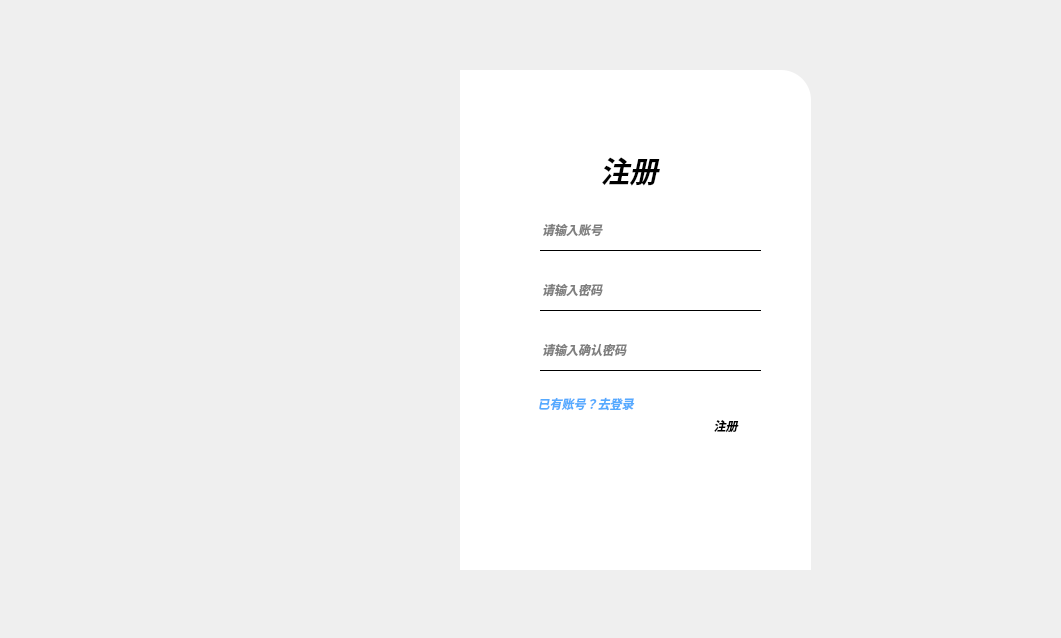
<?xml version="1.0" encoding="UTF-8"?>
<ui version="4.0">
 <class>MainWindow</class>
 <widget class="QMainWindow" name="MainWindow">
  <property name="geometry">
   <rect>
    <x>0</x>
    <y>0</y>
    <width>1061</width>
    <height>638</height>
   </rect>
  </property>
  <property name="font">
   <font>
    <weight>75</weight>
    <italic>true</italic>
    <bold>true</bold>
   </font>
  </property>
  <property name="windowTitle">
   <string>MainWindow</string>
  </property>
  <widget class="QWidget" name="centralwidget">
   <widget class="QLabel" name="label">
    <property name="geometry">
     <rect>
      <x>170</x>
      <y>70</y>
      <width>310</width>
      <height>500</height>
     </rect>
    </property>
    <property name="styleSheet">
     <string notr="true">border-image: url(:/img/img/asider.jpg);
border-bottom-left-radius:30px;</string>
    </property>
    <property name="text">
     <string/>
    </property>
   </widget>
   <widget class="QLabel" name="label_2">
    <property name="geometry">
     <rect>
      <x>460</x>
      <y>70</y>
      <width>351</width>
      <height>500</height>
     </rect>
    </property>
    <property name="styleSheet">
     <string notr="true">background-color: rgb(255, 255, 255);
border-top-right-radius: 30px</string>
    </property>
    <property name="text">
     <string/>
    </property>
   </widget>
   <widget class="QLabel" name="label_3">
    <property name="geometry">
     <rect>
      <x>600</x>
      <y>150</y>
      <width>81</width>
      <height>41</height>
     </rect>
    </property>
    <property name="font">
     <font>
      <family>Yu Gothic UI Semibold</family>
      <pointsize>22</pointsize>
      <weight>75</weight>
      <italic>true</italic>
      <bold>true</bold>
     </font>
    </property>
    <property name="text">
     <string>注册</string>
    </property>
   </widget>
   <widget class="QLineEdit" name="lineEdit">
    <property name="geometry">
     <rect>
      <x>540</x>
      <y>210</y>
      <width>221</width>
      <height>41</height>
     </rect>
    </property>
    <property name="styleSheet">
     <string notr="true">border:none;
background-color: rgb(255, 255, 255,0);
border-bottom:1px solid rgb(0, 0, 0);
color: rgb(0, 0, 0);
font: 9pt &quot;Arial&quot;;</string>
    </property>
    <property name="placeholderText">
     <string>请输入账号</string>
    </property>
    <property name="cursorMoveStyle">
     <enum>Qt::LogicalMoveStyle</enum>
    </property>
   </widget>
   <widget class="QLineEdit" name="lineEdit_2">
    <property name="geometry">
     <rect>
      <x>540</x>
      <y>270</y>
      <width>221</width>
      <height>41</height>
     </rect>
    </property>
    <property name="styleSheet">
     <string notr="true">border:none;
background-color: rgb(255, 255, 255,0);
border-bottom:1px solid rgb(0, 0, 0);
color: rgb(0, 0, 0);
font: 9pt &quot;Arial&quot;;</string>
    </property>
    <property name="echoMode">
     <enum>QLineEdit::Password</enum>
    </property>
    <property name="placeholderText">
     <string>请输入密码</string>
    </property>
    <property name="cursorMoveStyle">
     <enum>Qt::LogicalMoveStyle</enum>
    </property>
   </widget>
   <widget class="QPushButton" name="pushButton">
    <property name="geometry">
     <rect>
      <x>690</x>
      <y>410</y>
      <width>71</width>
      <height>31</height>
     </rect>
    </property>
    <property name="styleSheet">
     <string notr="true">QPushButton {
	font: 9pt &quot;Arial&quot;;
	border-radius:5px;
}
QPushButton:pressed {
	font-weight:blod;
	padding-top:7px;
	padding-left:7px;
}</string>
    </property>
    <property name="text">
     <string>注册</string>
    </property>
   </widget>
   <widget class="QPushButton" name="pushButton_2">
    <property name="geometry">
     <rect>
      <x>750</x>
      <y>80</y>
      <width>41</width>
      <height>31</height>
     </rect>
    </property>
    <property name="styleSheet">
     <string notr="true">border:none;</string>
    </property>
    <property name="text">
     <string/>
    </property>
    <property name="icon">
     <iconset resource="resource.qrc">
      <normaloff>:/icons/icons/关闭.png</normaloff>:/icons/icons/关闭.png</iconset>
    </property>
   </widget>
   <widget class="QPushButton" name="pushButton_3">
    <property name="geometry">
     <rect>
      <x>520</x>
      <y>390</y>
      <width>131</width>
      <height>28</height>
     </rect>
    </property>
    <property name="styleSheet">
     <string notr="true">QPushButton {
	font: 9pt &quot;Arial&quot;;
	color: rgb(85, 170, 255);
	border:none;
}

QPushButton:hover {
	font-weight:blod;
	text-decoration: underline;
}

QPushButton:pressed {
	font-weight:blod;
	padding-top:7px;
	padding-left:7px;
}</string>
    </property>
    <property name="text">
     <string>已有账号？去登录</string>
    </property>
   </widget>
   <widget class="QLineEdit" name="lineEdit_3">
    <property name="geometry">
     <rect>
      <x>540</x>
      <y>330</y>
      <width>221</width>
      <height>41</height>
     </rect>
    </property>
    <property name="styleSheet">
     <string notr="true">border:none;
background-color: rgb(255, 255, 255,0);
border-bottom:1px solid rgb(0, 0, 0);
color: rgb(0, 0, 0);
font: 9pt &quot;Arial&quot;;</string>
    </property>
    <property name="echoMode">
     <enum>QLineEdit::Password</enum>
    </property>
    <property name="placeholderText">
     <string>请输入确认密码</string>
    </property>
    <property name="cursorMoveStyle">
     <enum>Qt::LogicalMoveStyle</enum>
    </property>
   </widget>
   <widget class="QPushButton" name="pushButton_4">
    <property name="geometry">
     <rect>
      <x>720</x>
      <y>80</y>
      <width>31</width>
      <height>31</height>
     </rect>
    </property>
    <property name="styleSheet">
     <string notr="true">border:none</string>
    </property>
    <property name="text">
     <string/>
    </property>
    <property name="icon">
     <iconset resource="resource.qrc">
      <normaloff>:/icons/icons/最小化.png</normaloff>:/icons/icons/最小化.png</iconset>
    </property>
   </widget>
   <zorder>label_2</zorder>
   <zorder>label</zorder>
   <zorder>label_3</zorder>
   <zorder>lineEdit</zorder>
   <zorder>lineEdit_2</zorder>
   <zorder>pushButton</zorder>
   <zorder>pushButton_2</zorder>
   <zorder>pushButton_3</zorder>
   <zorder>lineEdit_3</zorder>
   <zorder>pushButton_4</zorder>
  </widget>
 </widget>
 <resources>
  <include location="resource.qrc"/>
 </resources>
 <connections>
  <connection>
   <sender>pushButton_2</sender>
   <signal>clicked()</signal>
   <receiver>MainWindow</receiver>
   <slot>close()</slot>
   <hints>
    <hint type="sourcelabel">
     <x>723</x>
     <y>76</y>
    </hint>
    <hint type="destinationlabel">
     <x>846</x>
     <y>77</y>
    </hint>
   </hints>
  </connection>
  <connection>
   <sender>pushButton_4</sender>
   <signal>clicked()</signal>
   <receiver>MainWindow</receiver>
   <slot>showMinimized()</slot>
   <hints>
    <hint type="sourcelabel">
     <x>781</x>
     <y>83</y>
    </hint>
    <hint type="destinationlabel">
     <x>1013</x>
     <y>175</y>
    </hint>
   </hints>
  </connection>
 </connections>
</ui>
